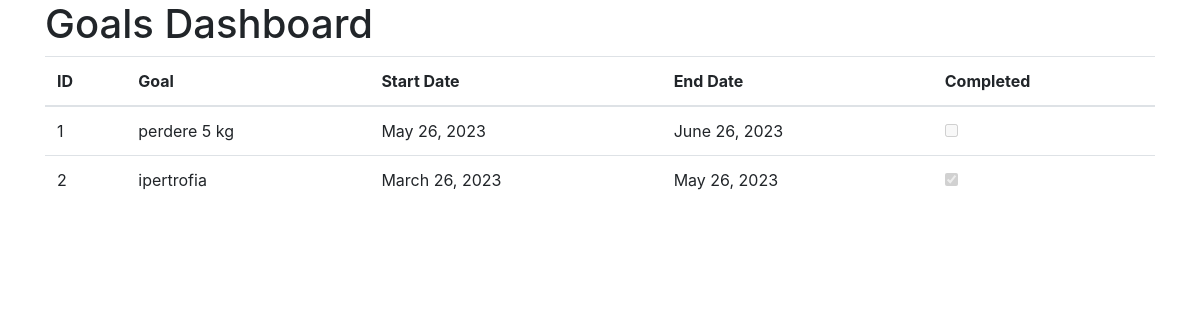
/goals/ (signed in), run on the app's committed database.
### goals/models.py (models this page shows)
class Goal(models.Model):
    user = models.ForeignKey('auth.User', on_delete=models.CASCADE)
    id=models.AutoField(primary_key=True)
    goal=models.CharField(max_length=100)
    start_date=models.DateField()
    end_date=models.DateField()
    completed=models.BooleanField(default=False)

### goals/views.py (the view)
# urls.py: path('', get_all_goals, name='goals'),
def get_all_goals(request):
    if(request.user.is_authenticated):
        if(request.method == 'GET'):
            user=request.user
            goals = Goal.objects.filter(user=user)
            context={
                'goals': goals
            }
            return render(request, 'goals.html', context)
    else :
        return redirect('login')

### templates/goals.html (shortened to what this page needs)
<!DOCTYPE html>
<html>
<head>
  <link rel="stylesheet" href="https://stackpath.bootstrapcdn.com/bootstrap/4.5.0/css/bootstrap.min.css">
</head>
<body>
  <div class="container">
    <h1>Goals Dashboard</h1>
    <table class="table">
      <thead>
        <tr>
          <th>ID</th>
          <th>Goal</th>
          <th>Start Date</th>
          <th>End Date</th>
          <th>Completed</th>
        </tr>
      </thead>
      <tbody>
        {% for goal in goals %}
          <tr>
            <td>{{ goal.id }}</td>
            <td>{{ goal.goal }}</td>
            <td>{{ goal.start_date }}</td>
            <td>{{ goal.end_date }}</td>
            <td><input type="checkbox" {% if goal.completed %}checked{% endif %} disabled></td>
          </tr>
        {% endfor %}
      </tbody>
    </table>
  </div>
</body>
</html>

### data on the page
Goal: id "1", goal "perdere 5 kg", start_date "May 26, 2023", end_date "June 26, 2023"
Goal: id "2", goal "ipertrofia", start_date "March 26, 2023", end_date "May 26, 2023", completed "☑"
